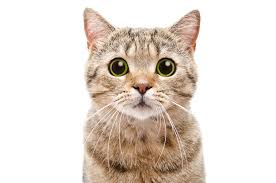
#> input picture data/images/cat.jpeg, 276 x 183 px
$ python '5 Transform.py'
#> lines starting #> are read from the running program, lines starting #| are printed output that depends on the picture
'''
Image Transformations
1 Translate
2 Rotate
3 Resize
4 Flip
'''
import os
import cv2 as cv
import numpy as np

dir_path = os.getcwd() + '/data/images/'

img=cv.imread(dir_path+'cat.jpeg')
#> img is the input picture: shape (183, 276, 3); mean B, G, R 211, 219.3, 229.2
cv.imshow('Original cat',img)

# x -->right
# y -->down
# -x -->left
# -y -->up

# Translation
def translate(img,x,y):
#> called with x = 100, y = 100
	transMat=np.float32([[1,0,x],[0,1,y]])
	dimensions= (img.shape[1],img.shape[0])
#> dimensions = (276, 183)
	return cv.warpAffine(img,transMat,dimensions)
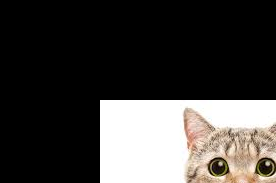
#> returned value: shape (183, 276, 3); mean of channels 0, 1, 2 61.6, 64, 66.5; drawn as B, G, R

# Rotation
def rotate(img,angle,rotatePoint=None):

#> called with angle = 30
	height,width=img.shape[:2]
#> height = 183; width = 276

	if rotatePoint is None:
		rotatePoint=(width/2,height/2)
#> rotatePoint = (138, 91.5)

	rotMat=cv.getRotationMatrix2D(rotatePoint,angle,1.0)
	dimensions= (width,height)
#> dimensions = (276, 183)
	return cv.warpAffine(img,rotMat,dimensions)
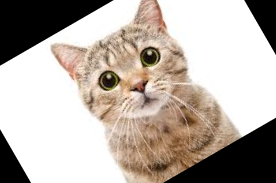
#> returned value: shape (183, 276, 3); mean of channels 0, 1, 2 165.5, 173.7, 183.4; drawn as B, G, R


# Translate
translated=translate(img,100,100)
cv.imshow('Translated',translated)

# Rotate
rotated=rotate(img,30)
cv.imshow('Rotate',rotated)

# Resize
resized=cv.resize(img,(500,500),interpolation=cv.INTER_CUBIC)
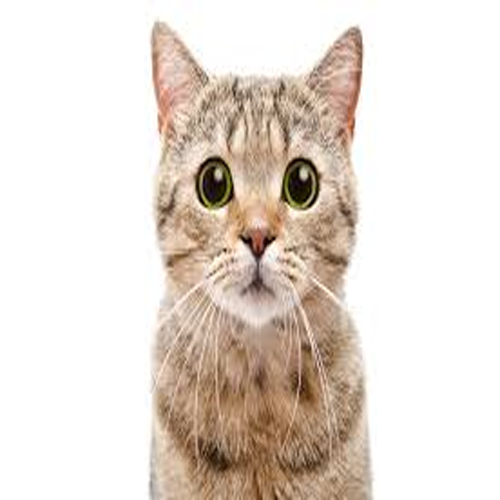
#> resized: shape (500, 500, 3); mean B, G, R 211, 219.3, 229.1
cv.imshow('Resized',resized)

# Flip
# 0 is vertical flip, 1 is horizontal flip, -1 is both
flip=cv.flip(img,0)
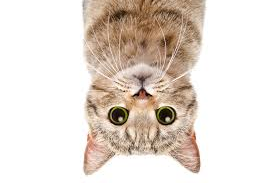
#> flip: shape (183, 276, 3); mean B, G, R 211, 219.3, 229.2
cv.imshow('flip',flip)

cv.waitKey(0)
